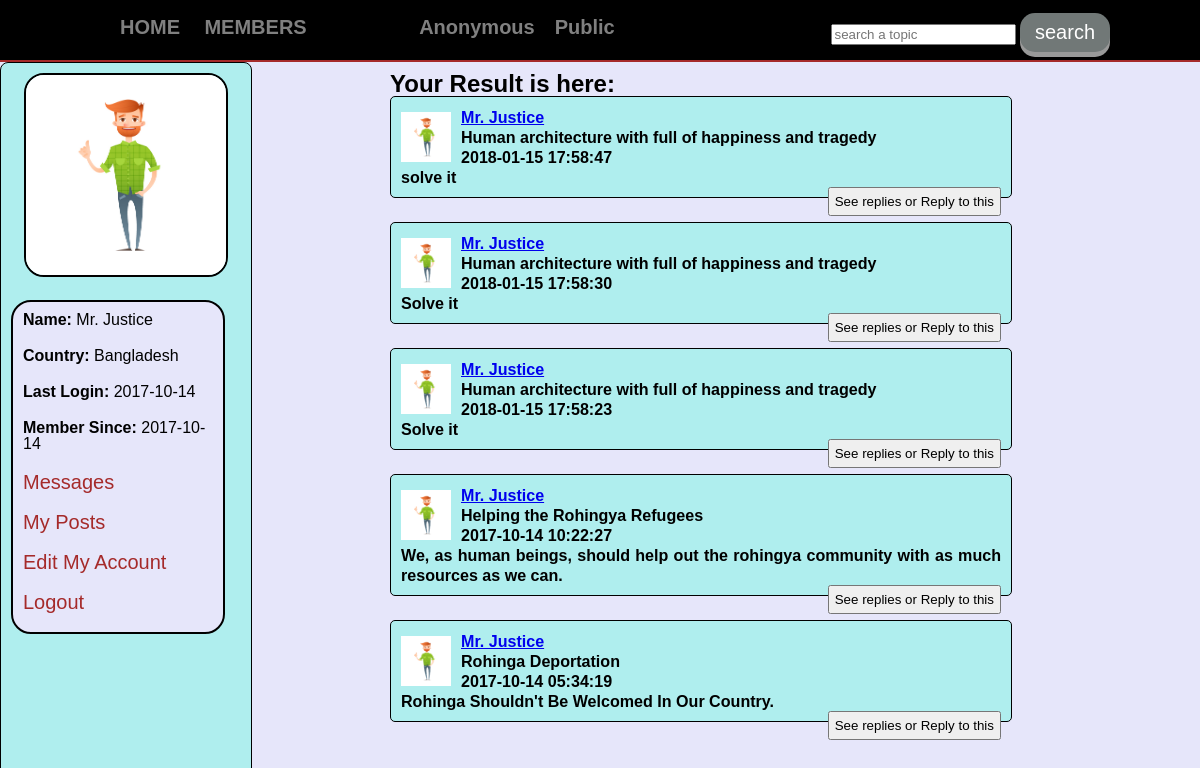
Screenshot of /justice/results.php (signed in) with the database file from the repository.
### tables this page shows
CREATE TABLE `topics` (
  `topic_id` int(11) NOT NULL,
  `topic_title` text NOT NULL
);

CREATE TABLE `users` (
  `user_id` int(11) NOT NULL,
  `user_name` varchar(100) NOT NULL,
  `user_pass` varchar(100) NOT NULL,
  `user_email` varchar(100) NOT NULL,
  `user_country` varchar(100) NOT NULL,
  `user_gender` varchar(100) NOT NULL,
  `user_b_day` date NOT NULL,
  `user_image` text NOT NULL,
  `register_date` date NOT NULL,
  `last_login` date NOT NULL,
  `status` text NOT NULL,
  `posts` text NOT NULL,
  `ver_code` varchar(100) NOT NULL
);

CREATE TABLE `posts` (
  `post_id` int(11) NOT NULL,
  `user_id` int(11) NOT NULL,
  `topic_id` int(11) NOT NULL,
  `post_title` text NOT NULL,
  `post_content` text NOT NULL,
  `post_date` timestamp NOT NULL DEFAULT CURRENT_TIMESTAMP ON UPDATE CURRENT_TIMESTAMP,
  `group_id` int(11) NOT NULL
);

### justice/functions/functions.php (the view, shortened to what this page needs)
<?php
	$con=mysqli_connect("localhost","root","","justice") or die("Connection was not Established");
   function GetResults(){
    global $con;
    $get_posts="select * from posts where post_title LIKE '%$search_term%' ORDER BY 1 DESC LIMIT 5";
    $run_posts=mysqli_query($con,$get_posts);
    while($row_posts=mysqli_fetch_array($run_posts)){
      $post_id=$row_posts['post_id'];
      $user_id=$row_posts['user_id'];
      $post_title=$row_posts['post_title'];
      $content=$row_posts['post_content'];
      $post_date=$row_posts['post_date'];
      $user="select * from users where user_id='$user_id' and posts='yes'";
      $run_user=mysqli_query($con,$user);
      $row_user=mysqli_fetch_array($run_user);
      $user_name=$row_user['user_name'];
      $user_image=$row_user['user_image'];
      echo " <div id='posts'>
      <p><img src='user/user_images/$user_image' width='50' height='50'></p>
      <h6><a href='user_profile.php?user_id=$user_id' >$user_name</a></h6>
      <h6>$post_title</h6>
      <p><h6>$post_date</h6></p>
      <p><h6>$content</h6></p>
      <a href='single.php?post_id=$post_id' style='float:right;' ><button>See replies or Reply to this</button></a>
      </div><br/>
      ";
    }
  }
?>

### justice/results.php (shortened to what this page needs)
<?php
include("functions/functions.php");
if(!isset($_SESSION['user_email'])){
	header("location:index.php");
}
else {
?>
<!DOCTYPE html>
<html>
	<head>
	<link rel="stylesheet" href="styles/home_style.css" media="all" />
	</head>
	<body>
		<div class="container">
			<div id="head_wrap">
				<div id="header">
					<ul id="menu">
						<li><a href="home.php">HOME</a></li>
						<li><a href="members.php">MEMBERS</a></li>
					<strong>TRENDING</strong>
						<?php
						$get_topics="select * from topics";
						$run_topics=mysqli_query($con,$get_topics);
						while($row=mysqli_fetch_array($run_topics)){
							$topic_id=$row['topic_id'];
							$topic_title=$row['topic_title'];
							echo "<li><a href='topic.php?topic=$topic_id'>$topic_title</a></li>";
						}
						?>
					</ul>
					<form method="get" action="results.php" id="form1">
						<input type="text" class="searchtopic" name="user_query" placeholder="search a topic" />
						<input type="submit" class="button" name="search" value="search" />
					</form>
				</div>
			</div>
			<div class="content">
				<div id="user_timeline">
					<div id="user_details">
					<?php
					$user=$_SESSION['user_email'];
					$get_user="select * from users where user_email='$user'";
					$run_user=mysqli_query($con,$get_user);
					$row=mysqli_fetch_array($run_user);
					$user_name=$row['user_name'];
					$user_country=$row['user_country'];
					$user_image=$row['user_image'];
					$register_date=$row['register_date'];
					$last_login=$row['last_login'];
					echo "
						<center><img src= 'user/user_images/$user_image' width='200' height='200' /></center>
						<div id='user_mention'>
						<p><strong>Name:</strong> $user_name</p>
						<p><strong>Country:</strong> $user_country</p>
						<p><strong>Last Login:</strong> $last_login</p>
						<p><strong>Member Since:</strong> $register_date</p>
						<p><a href='my_messages.php'>Messages</a></p>
						<p><a href='my_posts.php'>My Posts</a></p>
						<p><a href='Edit Profile.php'>Edit My Account</a></p>
						<p><a href='logout.php'>Logout</a></p>
						</div>
					";
					?>
					</div>
				</div>
				<div id="content_timeline">
					<h2>Your Result is here: <h2>
					<?php GetResults(); ?>
				</div>
			</div>
		</div>
	</body>
</html>
<?php } ?>

### justice/styles/home_style.css (style rules this page uses)
html, body, div, span, applet, object, iframe, h1, h2, h3, h4, h5, h6, p, blockquote, pre, a, abbr, acronym, address, big, cite, code, del, dfn, em, img, ins, kbd, q, s, samp, small, strike, strong, sub, sup, tt, var, b, u, i, center, dl, dt, dd, ol, ul, li, fieldset, form, label, legend, table, caption, tbody, tfoot, thead, tr, th, td, article, aside, canvas, details, embed, figure, figcaption, footer, header, hgroup, menu, nav, output, ruby, section, summary, time, mark, audio, video { margin: 0; padding: 0; border: 0; }
body { line-height: 1; background-color: #E6E6FA; font-family: "Raleway", sans-serif; }
.container { margin: 0; padding: 0; background-color: #E6E6FA; }
#head_wrap { width: 100%; height: 40px; margin: 0 auto; border-bottom: 2px solid brown; padding: 10px; background: #AFEEEE; background-color: black; }
#header { margin: 0 auto; width: 1000px; height: 35px; }
#menu { line-height:35px; padding:0; margin:0; float:left; }
#menu li { display:inline; list-style:none; }
#menu a { margin:5px; padding:5px; text-decoration:none; color:gray; font-size:20px; font-weight:bold; }
#form1 { float: right; line-height: 35px; padding-top:3px; }
.button { display: inline-block; padding: 8px 15px; font-size: 20px; cursor: pointer; text-align: center; text-decoration: none; outline: none; color: #fff; background-color: #717877; border: none; border-radius: 15px; box-shadow: 0 5px #999; }
.content { width: 1200px; margin:0 auto; }
#user_timeline { background: #AFEEEE; width:250px; float:left; height:850px; border:1px solid black; border-radius: 8px; }
#user_details { padding:10px; margin-bottom:5px; }
#user_details img { border: 2px solid black; border-radius:20px; }
#user_details p { margin-bottom:10px; padding:5px; }
#user_details a { color:brown; text-decoration:none; font-size:20px; }
#user_mention { background:#E6E6FA; border: 2px solid black; border-radius:20px; width:200px; margin-top:20px ; margin-right: 15px; padding:5px; }
#content_timeline { float:right; width:700px; padding:10px; margin-right: 100px; }
#posts { width:600px; background:#AFEEEE; padding:10px; line-height:20px; border:1px solid black; text-align:justify; border-radius: 5px; }
#posts img { float:left; padding-top:5px; padding-right:10px; }
#posts button { padding:5px; }

### rows the page displays
topics: topic_title "Anonymous"
topics: topic_title "Public"
users: user_image (picture), user_name "Mr. Justice", user_country "Bangladesh", last_login "2017-10-14", register_date "2017-10-14"
posts: user.user_image (picture), user.user_name "Mr. Justice", post_title "Human architecture with full of happiness and tragedy", post_date "2018-01-15 17:58:47", post_content "solve it"
posts: user.user_image (picture), user.user_name "Mr. Justice", post_title "Human architecture with full of happiness and tragedy", post_date "2018-01-15 17:58:30", post_content "Solve it"
posts: user.user_image (picture), user.user_name "Mr. Justice", post_title "Human architecture with full of happiness and tragedy", post_date "2018-01-15 17:58:23", post_content "Solve it"
posts: user.user_image (picture), user.user_name "Mr. Justice", post_title "Helping the Rohingya Refugees", post_date "2017-10-14 10:22:27", post_content "We, as human beings, should help out the rohingya community with as much resources as we can."
posts: user.user_image (picture), user.user_name "Mr. Justice", post_title "Rohinga Deportation", post_date "2017-10-14 05:34:19", post_content "Rohinga Shouldn't Be Welcomed In Our Country."
